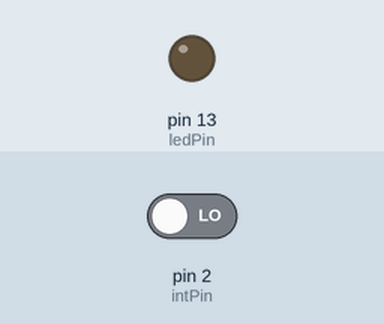
The sketch below on a simulated Arduino Uno, built with avr-gcc and run on an emulated ATmega328P. On the bench: output pins drawn as LEDs (lit = HIGH). Inputs (shaded band) come from the test bench; at power-on: pin 2 (intPin) LOW.

Above: at 1.2 s.
1.3 s: pin 2 (intPin) driven HIGH
At 2.6 s:
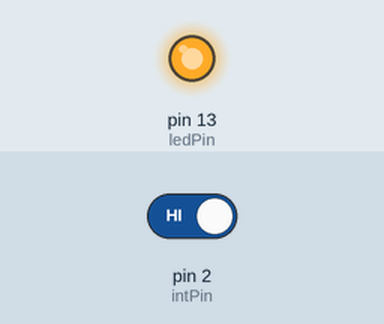
Timing chart, 0 to 4.3 s (numbered marks = the images above; inputs shaded):
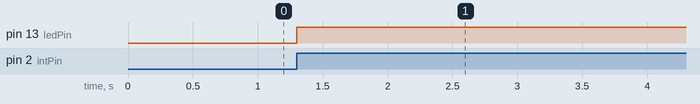

Measured:
- after the input at 1.3 s, pin 13 (ledPin): LOW → HIGH at once

The sketch:

2-ex.ino
```cpp
// オンボードLEDのON/OFFプログラム（タクトスイッチによる外部割込み）
// 5V-タクトスイッチ--プルダウン抵抗-GNDの順に接続
//                  |
//           デジタル入力ピン2(割り込み用ピン)

const int intPin = 2;  // 割り込みとしてデジタルピン2を使用
const int ledPin =  13;  // オンボードLEDのデジタルピン番号を指定
volatile int state = LOW;         // タクトスイッチの状態変数

void setup() {
  pinMode(ledPin, OUTPUT);  // デジタルピン13を出力に設定
  pinMode(intPin, INPUT);  // デジタルピン2を入力に設定
  attachInterrupt(digitalPinToInterrupt(intPin), blink, RISING);  // 割り込み設定
}

void loop() {

}

void blink() {
   state = !state;  // 状態反転
   digitalWrite(ledPin, state);
}
```
